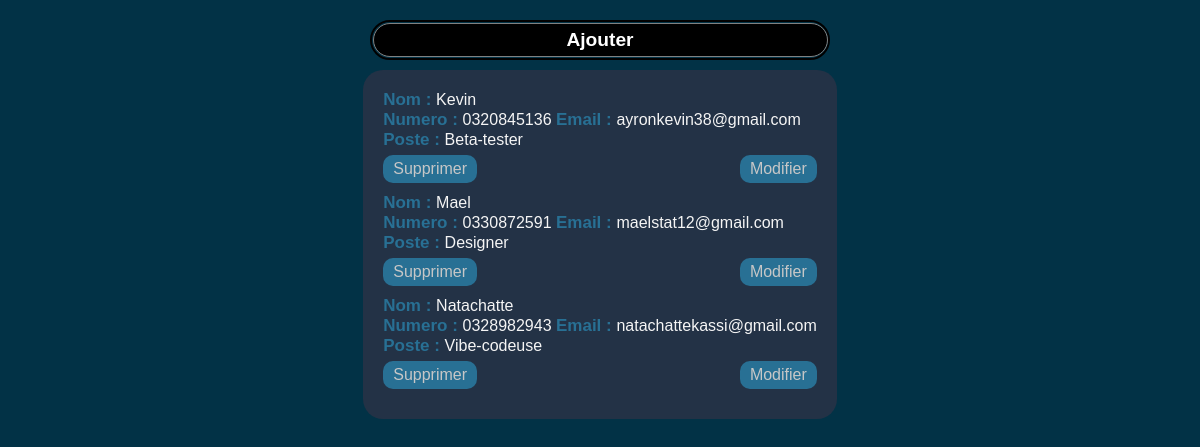
The page / on the database its author committed.
### crud/models.py (models this page shows)
class Employer(models.Model):
    nom = models.CharField(max_length=20)
    numero = models.CharField(max_length=10)
    email = models.EmailField()
    poste = models.CharField(max_length=20)

### crud/views.py (the view)
# urls.py: 2. Add a URL to urlpatterns:  path('', views.home, name='home')
def home(request):
    context = {}
    context['workers'] = Employer.objects.all()
    return render(request, 'home.html', context=context)

### crud/templates/home.html (shortened to what this page needs)
{% load static %}
<!DOCTYPE html>
<html lang="en">
<head>
    <link rel="stylesheet" type="text/css" href="{% static 'css/home.css' %}">
</head>
<body>
    <div id="contenair">
        <form action="/ajouter/" method="GET">
            <button type="submit">Ajouter</button>
        </form>
    </div>
    <div id="employer">
        {% for worker in workers %}
            <div><span>Nom : </span>{{worker.nom}}</div>
            <div><span>Numero : </span>{{worker.numero}} <span>Email : </span>{{worker.email}}</div>
            <div><span>Poste : </span>{{worker.poste}}</div>
            <form class="form2" action="/supprimer/{{ worker.id}}" method="POST">
                <input type="submit" value="Supprimer"/>
                <a href="/modifier/{{ worker.id }}">Modifier</a>
            </form>
        {% endfor %}
    </div>
</body>
</html>

### crud/static/css/home.css (style rules this page uses)
* { padding: 0; margin: 0; box-sizing: border-box; }
body { font-family: sans-serif; background-color: #023246; padding: 20px; display: flex; flex-direction: column; align-items: center; }
#contenair { border: 2px solid black; display: flex; flex-direction: column; align-items: center; width:460px ; border-radius: 20px; }
form button { margin: 1px 0 1px 0; padding: 5px 0 5px 0; width: 455px; background-color: black; border: 1.5px solid grey; border-radius: 20px; color: white; font-weight: bold; font-size: 1.2rem; }
#employer { margin-top: 10px; background-color: #233246; padding: 20px; color: whitesmoke; border-radius: 20px; }
span { color: #287094; font-size: 17px; font-weight: bold; }
.form2 { display: flex; justify-content: space-between; margin-top: 5px; margin-bottom: 10px; }
.form2 input { font-size: 16px; padding: 5px 10px 5px 10px; background-color: #287094; color: rgb(199, 199, 199); border:none; cursor: pointer; border-radius: 10px; }
.form2 a { text-decoration: none; font-size: 16px; padding: 5px 10px 5px 10px; background-color: #287094; color: rgb(199, 199, 199); border:none; border-radius: 10px; }

### rows shown on the page
Employer: nom "Kevin", numero "0320845136", email "ayronkevin38@gmail.com", poste "Beta-tester"
Employer: nom "Mael", numero "0330872591", email "maelstat12@gmail.com", poste "Designer"
Employer: nom "Natachatte", numero "0328982943", email "natachattekassi@gmail.com", poste "Vibe-codeuse"
